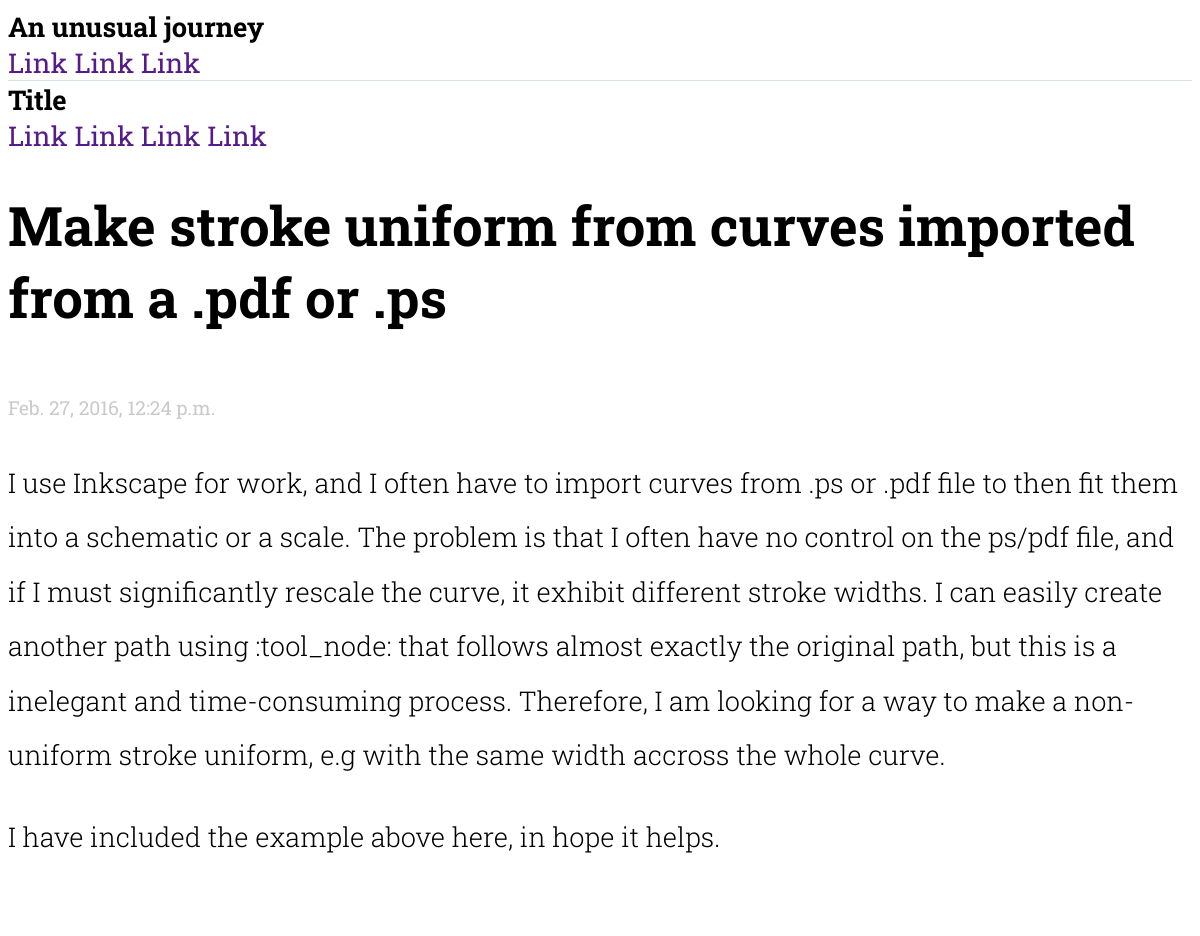
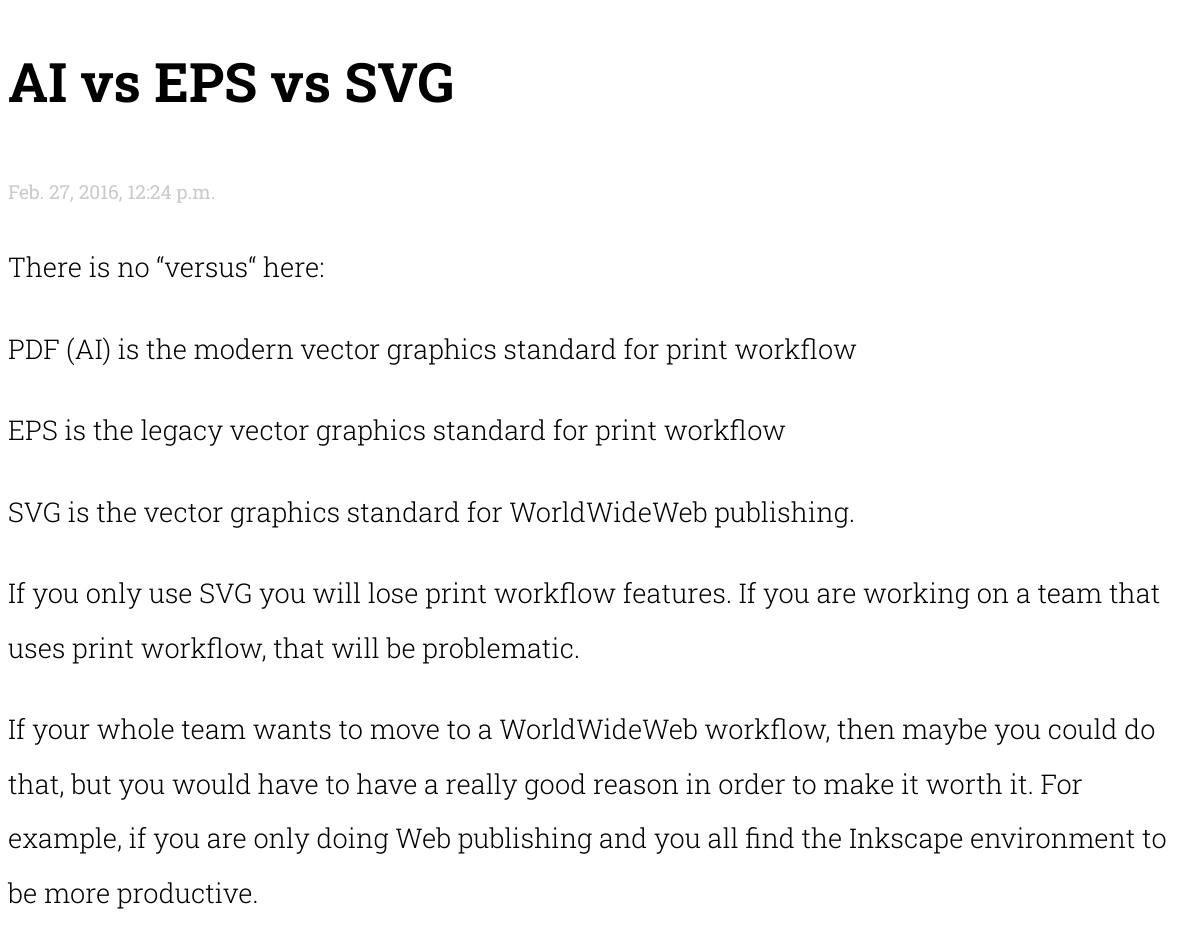
Before: / with the older database file (2 pictures, top to bottom).
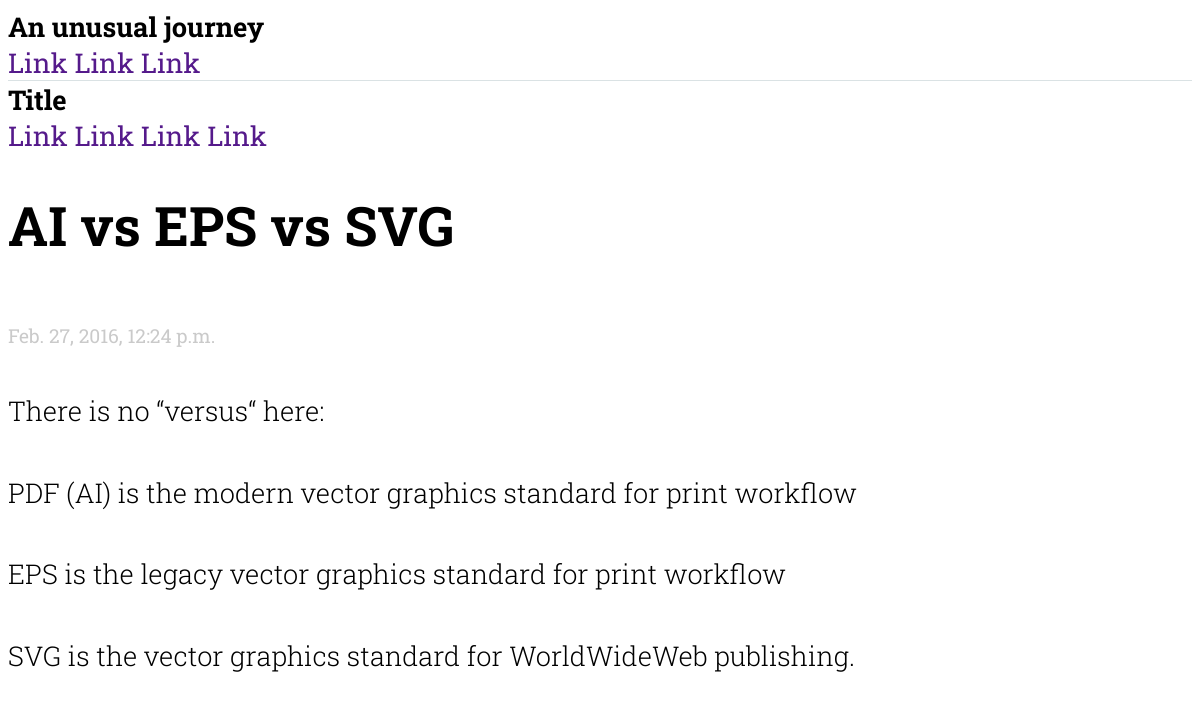
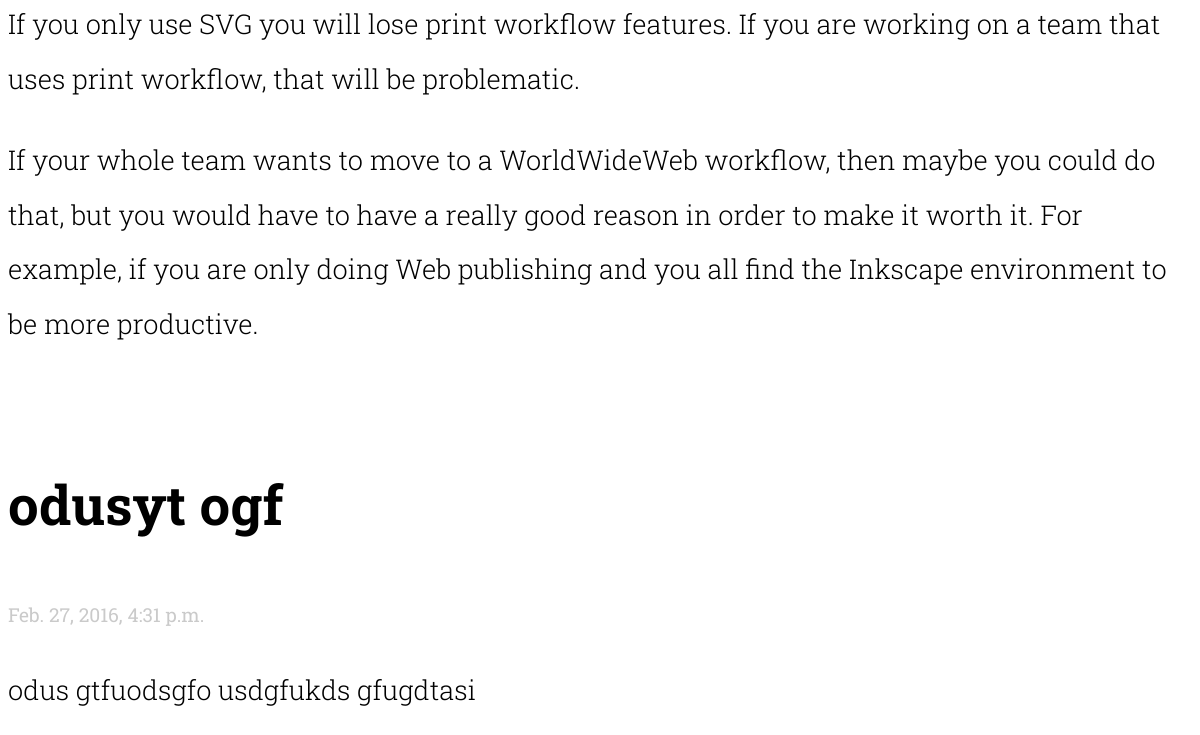
After: the same page with the newer database file (2 pictures, top to bottom).
### blog/views.py (the view)
# urls.py: url(r'^$', views.post_list, name='post_list'),
def post_list(request):
    posts = Post.objects.filter(published_date__lte=timezone.now()).order_by('published_date')
    return render(request, 'blog/post_list.html', {'posts': posts})

### blog/templates/blog/post_list.html
{% extends 'blog/base.html' %}
{% block content %}
  {% for post in posts %}
    <div class="post">
      <h1><a href="{% url 'post_detail' pk=post.pk %}">{{ post.title }}</a></h1>
      <p class="publish-date">{{ post.published_date }}</p>
      <p>{{ post.text|linebreaks }}</p>
    </div>
  {% endfor %}
{% endblock %}

### blog/templates/blog/base.html (shortened to what this page needs)
{% load staticfiles %}
<html>
  <head>
    <link rel="stylesheet" href="https://code.getmdl.io/1.1.1/material.indigo-pink.min.css">
    <link rel="stylesheet" href="{% static 'css/blog.css' %}">
  </head>
  <body>
    <div class="mdl-layout mdl-js-layout mdl-layout--fixed-header">
      <header class="mdl-layout__header">
        <div class="mdl-layout__header-row">
          <span class="mdl-layout-title">An unusual journey</span>
          <nav class="mdl-navigation mdl-layout--large-screen-only">
            <a class="mdl-navigation__link" href="">Link</a>
            <a class="mdl-navigation__link" href="">Link</a>
            <a class="mdl-navigation__link" href="">Link</a>
          </nav>
        </div>
      </header>
      <div class="mdl-layout__drawer">
        <span class="mdl-layout-title">Title</span>
        <nav class="mdl-navigation">
          <a class="mdl-navigation__link" href="">Link</a>
          <a class="mdl-navigation__link" href="">Link</a>
          <a class="mdl-navigation__link" href="">Link</a>
          <a class="mdl-navigation__link" href="">Link</a>
        </nav>
      </div>
      <main class="mdl-layout__content">
        <div class="mdl-grid page-content">
          <div class="mdl-cell mdl-cell--8-col mdl-cell--12-col-tablet">
            {% block content %}
            {% endblock %}
          </div>
        </div>
      </main>
      </div>
  </body>
</html>

### blog/static/css/blog.css (style rules this page uses)
body { font-family: 'Roboto Slab', serif; font-size: 1.7rem; }
h1, h2, h3, h4 { font-family: 'Roboto Slab', serif; margin-bottom: 3.5rem; }
a { text-decoration: none; }
h1 a { color: #000; }
p { font-size: 1.7rem; font-weight: 300; line-height: 2; }
.mdl-layout__header { background-color: #FFF; box-shadow: none; border-bottom: 1px solid #dae2e4; color: #000; }
.mdl-layout-title { font-family: 'Roboto Slab', serif; font-weight: bold; }
.publish-date { color: #cacaca; font-size: 1.2rem; font-weight: 400; }
.post { margin-bottom: 10%; }

Changed rows visible on the page:
shown differently, row unchanged: Post "AI vs EPS vs SVG": moves up the list
changed Post: title "Make stroke uniform from curves imported from a .pdf or .ps" → "odusyt ogf"; published_date "Feb. 27, 2016, 12:24 p.m." → "Feb. 27, 2016, 4:31 p.m."; text "I use Inkscape for work, and I often have to import curves from .ps or .pdf file to then fit them into a schematic or a scale. The problem is that I often have no control on the ps/pdf file, and if I must significantly rescale the curve, it exhibit different stroke widths. I can easily create another path using :tool_node: that follows almost exactly the original path, but this is a inelegant and time-consuming process. Therefore, I am looking for a way to make a non-uniform stroke uniform, e.g with the same width accross the whole curve. I have included the example above here, in hope it helps." → "odus gtfuodsgfo usdgfukds gfugdtasi"
